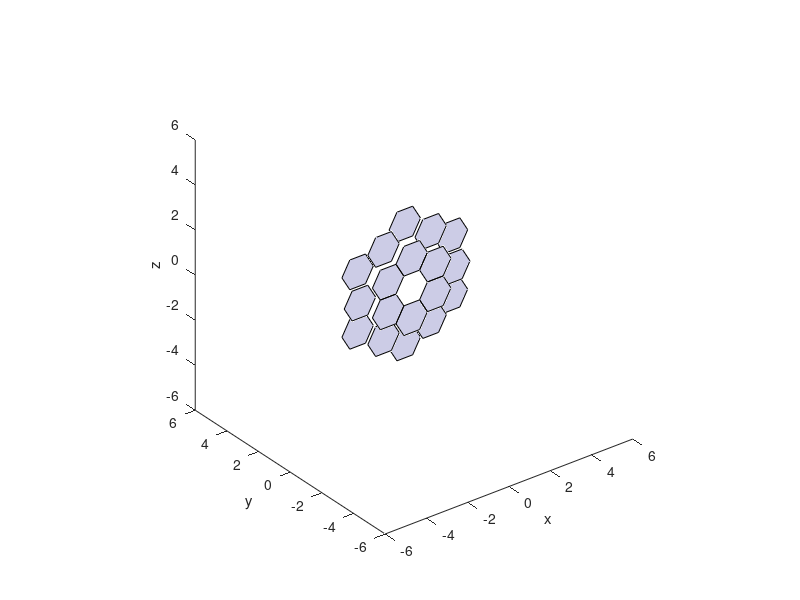

MATLAB code to generate this figure: (Note: this script raises an error after producing the figure.)
%r=0.05;
a=1.32/2;%Apotema de los hexágonos (m): jwst.
r=a*2/sqrt(3);%Radio de los hexágonos (m).
%f=131.4;%Distancia focal del espejo completo.
f=3;
t1=linspace(0,2*pi,7); t1(end)=[]; %Primer círculo de espejos
t2=linspace(0+2*pi/12,2*pi+2*pi/12,7); t2(end)=[];
t3=linspace(0,2*pi,7); t3(end)=[];
rESP0=[zeros(length(t1),3);zeros(length(t2),3);zeros(length(t3),3)];

draw=true;

x=@(r,k) r*cos(2*pi*k/6);
y=@(r,k) r*sin(2*pi*k/6);
%v=[[x(r,0);y(r,0);0],[x(r,1);y(r,1);0],[x(r,2);y(r,2);0],[x(r,3);y(r,3);0],[x(r,4);y(r,4);0],[x(r,5);y(r,5);0]];
v=[[x(r,0);0;y(r,0)],[x(r,1);0;y(r,1)],[x(r,2);0;y(r,2)],[x(r,3);0;y(r,3)],[x(r,4);0;y(r,4)],[x(r,5);0;y(r,5)]];

if draw
    figure
    plot3(0,0,0)
    hold on
end
%patch(v(1,:),v(2,:),v(3,:),[0.8 0.8 0.9])

for i=1:length(t1)
    ri=[2*a*sin(t1(i)),(2*a)^2/(4*f),2*a*cos(t1(i))];
    rESP0(i,:)=ri;
    vi=v+ri';
    if draw
        patch(vi(1,:),vi(2,:),vi(3,:),[0.8 0.8 0.9])
    end
end

for i=1:length(t2)
    ri=[3*r*sin(t2(i)),(3*r)^2/(4*f),3*r*cos(t2(i))];
    rESP0(length(t1)+i,:)=ri;
    vi=v+ri';
    if draw
        patch(vi(1,:),vi(2,:),vi(3,:),[0.8 0.8 0.9])
    end
end

for i=1:length(t3)
    ri=[4*a*sin(t3(i)),(4*a)^2/(4*f),4*a*cos(t3(i))];
    rESP0(length(t1)+length(t2)+i,:)=ri;
    vi=v+ri';
    if draw
        patch(vi(1,:),vi(2,:),vi(3,:),[0.8 0.8 0.9])
    end
end

if draw
    axis equal
    xlim([-6,6])
    ylim([-6,6])
    zlim([-6,6])

    xlabel('x')
    ylabel('y')
    zlabel('z')
end

rESP0=[0,f,0;rESP0];

clearvars -except rESP0 v

writematrix(rESP0,'coordenadasESP') %[Coordenadas del foco; Coordenadas de los espejos]
writematrix(v,'verticesESPvertical') %Coordenadas de los vertices de un hexagono centrado en [0,0,0]
